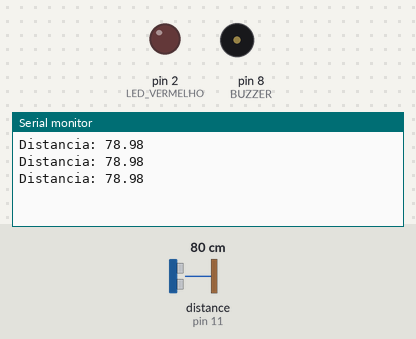
The sketch below on a simulated Arduino Uno, built with avr-gcc and run on an emulated ATmega328P. On the bench: output pins drawn as LEDs (lit = HIGH), buzzer (waves = sounding, pin HIGH), the last lines printed to the serial monitor. Wiring (inferred from the names in the program): ultrasonic range finder: trigger pin 10; echo pin 11. Inputs (shaded band) come from the test bench; at power-on: distance to the obstacle (sensor on pin 11) 80 cm. The echo pulse lasts 58.3 µs per cm; pins used as bus, display or sensor lines are not drawn.

Above: at 1.3 s.
1.4 s: distance to the obstacle (sensor on pin 11) set to 2 cm
At 1.83 s:
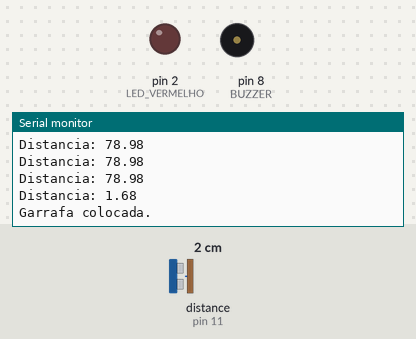
3.0 s: distance to the obstacle (sensor on pin 11) set to 18 cm
At 3.34 s:
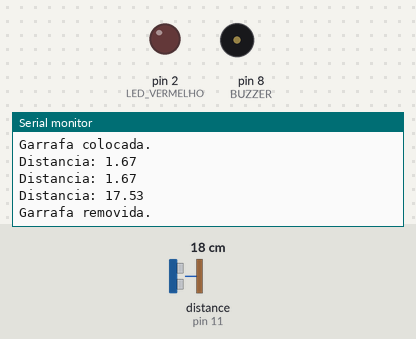
Timing chart, 0 to 6.0 s (numbered marks = the images above; inputs shaded):
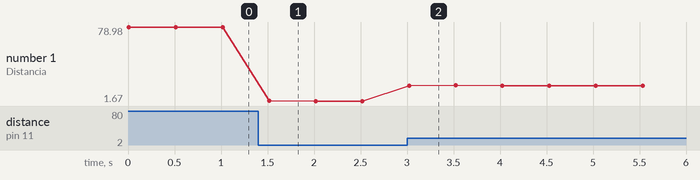

Measured:
- after the input at 1.4 s, the serial monitor: prints a new line after 0.12 s (image 1)
- after the input at 3.0 s, the serial monitor: prints a new line at once (image 2)
- plotted number 1: 78.98 → 1.67 after the input at 1.4 s, 1.67 → 17.54 after the input at 3.0 s

The sketch:

Codigo_HydroSense.ino
```cpp
// ----------------------
// PINOS
// ----------------------
#define TRIG 10
#define ECHO 11

#define LED_VERMELHO 2
#define BUZZER 8

// ----------------------
// VARIÁVEIS
// ----------------------
unsigned long tempoInicio = 0;
bool garrafaPresente = false;
bool lembreteAtivado = false;

// Distância máxima para considerar que a garrafa está presente (cm)
const int DISTANCIA_GARRAFA = 10;

// Tempo para o lembrete (30 minutos)
const unsigned long TEMPO_LEMBRETE = 300000UL;

void setup() {
  pinMode(TRIG, OUTPUT);
  pinMode(ECHO, INPUT);

  pinMode(LED_VERMELHO, OUTPUT);
  pinMode(BUZZER, OUTPUT);

  Serial.begin(9600);
}

void loop() {

  float distancia = medirDistancia();

  Serial.print("Distancia: ");
  Serial.println(distancia);

  // Garrafa detectada
  if (distancia > 0 && distancia <= DISTANCIA_GARRAFA) {

    // Primeira vez que detectou
    if (!garrafaPresente) {
      garrafaPresente = true;
      tempoInicio = millis();

      digitalWrite(LED_VERMELHO, LOW);
      noTone(BUZZER);

      Serial.println("Garrafa colocada.");
    }

    // Verifica se passaram 30 minutos
    if (!lembreteAtivado &&
        millis() - tempoInicio >= TEMPO_LEMBRETE) {

      lembreteAtivado = true;

      digitalWrite(LED_VERMELHO, HIGH);
      tone(BUZZER, 1000);

      Serial.println("Lembrete ativado!");
    }
  }
  else {

    // Garrafa removida
    if (garrafaPresente) {
      garrafaPresente = false;
      lembreteAtivado = false;

      digitalWrite(LED_VERMELHO, LOW);
      noTone(BUZZER);

      Serial.println("Garrafa removida.");
    }
  }

  delay(500);
}

float medirDistancia() {

  digitalWrite(TRIG, LOW);
  delayMicroseconds(2);

  digitalWrite(TRIG, HIGH);
  delayMicroseconds(10);

  digitalWrite(TRIG, LOW);

  long duracao = pulseIn(ECHO, HIGH);

  float distancia = duracao * 0.034 / 2;

  return distancia;
}
```
